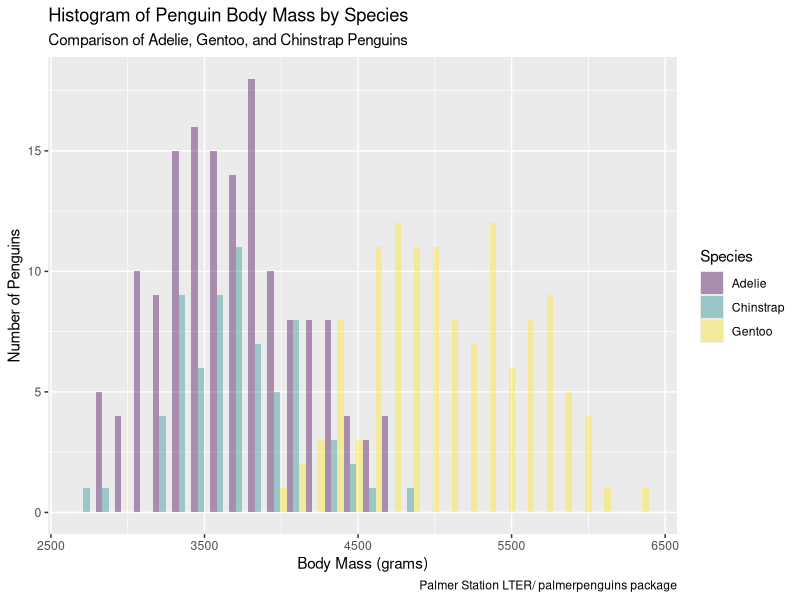

Source code (R):
###This is the script for the ggplot 1 assignment###
###Created by Nick Mattson###
###Script created on 9-14-2026###
########################################################

###Load Libraries###
library(palmerpenguins)
library(tidyverse)
glimpse(penguins)

###Data Structure###
head(penguins)

###ggplot visual###
ggplot(data=penguins,
       mapping = aes(x = body_mass_g,
                     fill = species))+
  geom_histogram(bins = 30, alpha = 0.4, position = "dodge")+
  labs(title = "Histogram of Penguin Body Mass by Species",
       subtitle = "Comparison of Adelie, Gentoo, and Chinstrap Penguins",
       x = "Body Mass (grams)", y = "Number of Penguins",
       fill = "Species",
       caption = "Palmer Station LTER/ palmerpenguins package")+
  scale_fill_viridis_d()
